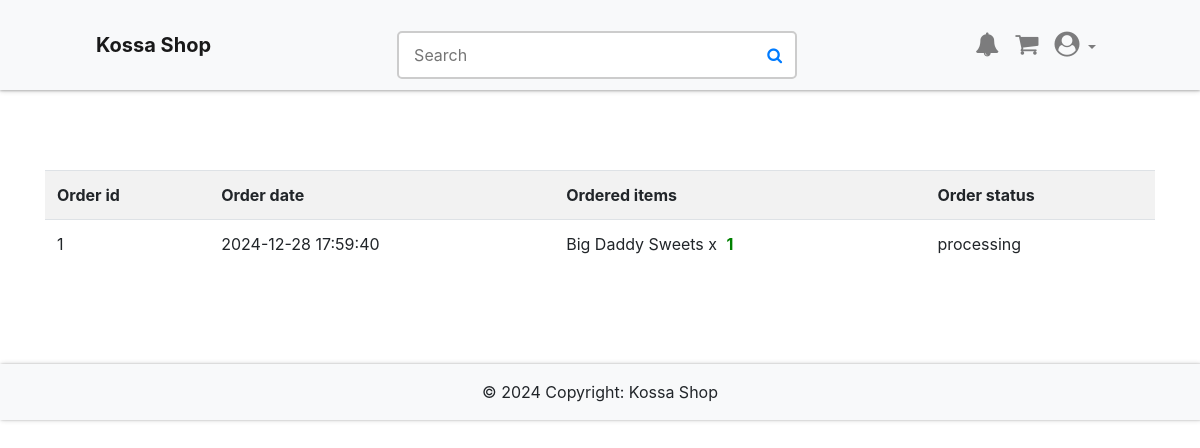
The page /orders (signed in) on the database as committed earlier.
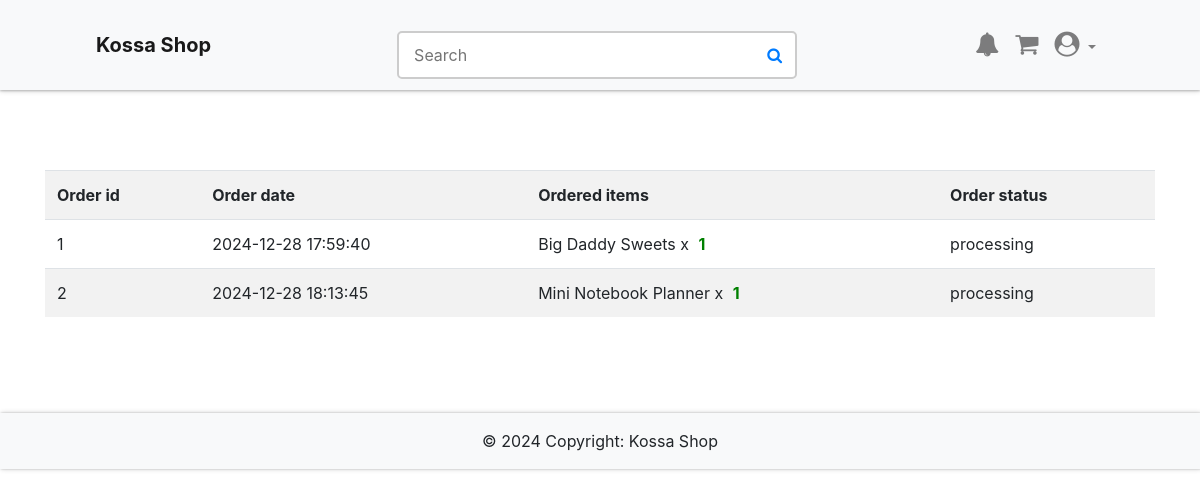
The same page on the database as committed later.
### app/db_models.py (models this page shows)
class Order(db.Model):
    __tablename__ = "orders"
    id = db.Column(db.Integer, primary_key=True)
    uid = db.Column(db.Integer, db.ForeignKey('users.id'), nullable=False)
    date = db.Column(db.DateTime, nullable=False)
    status = db.Column(db.String(50), nullable=False)
    items = db.relationship("Ordered_item", backref="order")
    user = db.relationship('User', back_populates='orders', lazy=True)

class Ordered_item(db.Model):
    __tablename__ = "ordered_items"
    id = db.Column(db.Integer, primary_key=True)
    oid = db.Column(db.Integer, db.ForeignKey('orders.id'), nullable=False)
    itemid = db.Column(db.Integer, db.ForeignKey('items.id'), nullable=False)
    quantity = db.Column(db.Integer, db.ForeignKey('cart.quantity'), nullable=False)

class Item(db.Model):
    __tablename__ = "items"
    id = db.Column(db.Integer, primary_key=True)
    name = db.Column(db.String(100), nullable=False)
    price = db.Column(db.Float, nullable=False)
    category = db.Column(db.Text, nullable=False)
    image = db.Column(db.String(250), nullable=False)
    details = db.Column(db.String(250), nullable=False)
    price_id = db.Column(db.String(250), nullable=False)
    orders = db.relationship("Ordered_item", backref="item")
    in_cart = db.relationship("Cart", backref="item")

### app/__init__.py (the view)
@app.route('/orders')
@login_required
def orders():
	return render_template('orders.html', orders=current_user.orders)

### app/__init__.py (called while the page is built)
@app.context_processor
def inject_now():
	return {'now': datetime.utcnow()}

@login_manager.user_loader
def load_user(user_id):
	return User.query.get(user_id)

### app/templates/orders.html (shortened to what this page needs)
{% extends "base.html" %}
{% block content %}
    {% if not orders %}
		<div class="flash-error">
			You haven't placed any orders yet.<br>
			<a href="{{ url_for('home') }}">Discover new items</a>
		</div>
	{% else %}
    <table class="table table-striped">
        <tr>
            <th>Order id</th>
            <th>Order date</th>
			<th>Ordered items</th>
			<th>Order status</th>
        </tr>
    {% for order in orders %}
        <tr>
            <td>{{ order.id }}</td>
            <td>{{ order.date.strftime('%Y-%m-%d %H:%M:%S') }}</td>
			<td>
				{% for i in order.items %}
					{{ i.item.name }} x <span class="success">{{ i.quantity }}</span><br>
				{% endfor %}
			</td>
			<td>{{ order.status }}</td>
        </tr>
    {% endfor %}
    </table>
	{% endif %}
{% endblock %}

### app/templates/base.html (shortened to what this page needs)
{% import "bootstrap/wtf.html" as wtf %}
<!DOCTYPE html>
<html lang="en">
  <head>
    <link rel="stylesheet" href="https://maxcdn.bootstrapcdn.com/bootstrap/4.0.0/css/bootstrap.min.css">
    <link rel="stylesheet" type="text/css" href="{{ url_for('static', filename='styles.css') }}">
    <link rel="stylesheet" href="https://cdnjs.cloudflare.com/ajax/libs/font-awesome/4.7.0/css/font-awesome.min.css">
  </head>
  <body>
    <nav class="navbar navbar-expand-lg navbar-light bg-light">
      <a class="navbar-brand font-weight-bold" href="{{ url_for('home') }}">Kossa Shop</a>
      <div class="collapse navbar-collapse" id="navbarSupportedContent">
        <form class="custom-search-form ml-auto" action="{{ url_for('search') }}" method="GET">
          <div class="input-with-icon">
            <input class="custom-input" type="search" name="query" placeholder="Search" size="40" required>
            <button type="submit" class="icon-button">
              <i class="fa fa-search search-icon"></i>
            </button>
          </div>
        </form>
        <ul class="navbar-nav ml-auto">
          {% if not current_user.is_authenticated %}
          <li class="nav-item">
            <a class="nav-link" href="{{ url_for('home') }}">Home</a>
          </li>
            <li class="nav-item">
              <a class="nav-link" href="{{ url_for('login') }}">Login</a>
            </li>
            <li class="nav-item">
              <a class="nav-link" href="{{ url_for('register') }}">Register</a>
            </li>
          {% else %}
            <li class="nav-item">
              <a class="nav-link" href="#">
                <i class='fa fa-bell' style='font-size:24px'></i>
              </a>
            </li>
            <li class="nav-item">
              <a class="nav-link" href="{{ url_for('cart') }}">
                <i class="fa fa-shopping-cart" style="font-size:25px"></i>
              </a>
            </li>
          <li class="nav-item dropdown">
            <a class="nav-link dropdown-toggle" href="#" id="navbarDropdown" role="button" data-toggle="dropdown" aria-haspopup="true" aria-expanded="false">
              <i class='fa fa-user-circle' style='font-size:25px'></i>
            </a>
          </li>
          {% endif %}
        </ul>
      </div>
    </nav>
    <div class="container">
      <div class="main">
        {% block content %}
        {% endblock %}
      </div>
    </div>
    <footer class="bg-light text-center text-lg-start">
      <div class="text-center p-3">
        © {{ now.year }} Copyright:
        Kossa Shop
      </div>
    </footer>
  </body>
</html>

### app/static/styles.css (style rules this page uses)
html { scroll-behavior: smooth; }
.main { padding: 10vh 0; }
.navbar { padding: .7rem 6rem; box-shadow: 0 1px 2px 0 rgba(0, 0, 0, 0.2), 0 1px 5px 0 rgba(0, 0, 0, 0.19); }
footer { box-shadow: 1px 0 2px 0 rgba(0, 0, 0, 0.2), 1px 0 5px 0 rgba(0, 0, 0, 0.19); }
.forms, .flash-error, .success { margin: 0 auto; max-width: 400px; }
.flash-error, .help-block, .success { text-align: center; padding: 5px; font-weight:bold; }
.success { color:green; }
.custom-search-form { display: flex; justify-content: center; margin-top: 20px; }
.input-with-icon { position: relative; width: 100%; max-width: 400px; }
.custom-input { padding: 10px 15px 10px 15px; border: 2px solid #ccc; border-radius: 5px; font-size: 16px; width: 100%; transition: border-color 0.3s ease-in-out; }
.icon-button { position: absolute; right: 15px; top: 50%; transform: translateY(-50%); background: none; border: none; cursor: pointer; padding: 0; }
.search-icon { font-size: 20px; color: #007bff; transition: color 0.3s ease-in-out; }

Rows that differ between the two databases and show on the page:
added Order: id "2", date "2024-12-28 18:13:45", status "processing"
added Ordered_item: item.name "Mini Notebook Planner", quantity "1", shown under "2"
